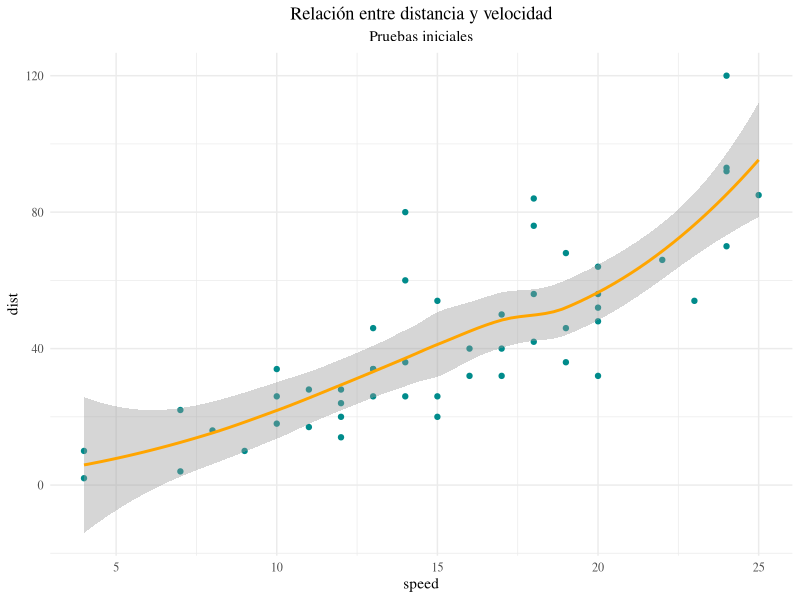

This figure's R source: (Note: this script raises an error after producing the figure.)
## ---- chunk 1
library(dplyr)
library(ggplot2)


cars %>% ggplot(aes(speed, dist))+
  geom_point(color = "cyan4", aplha = 0.4)+
  geom_smooth(color = "orange1")+
  labs(title = "Relación entre distancia y velocidad",
       subtitle = "Pruebas iniciales")+
  theme_minimal()+
  theme(text = element_text(family = "serif"),
        plot.title = element_text(hjust = 0.5),
        plot.subtitle = element_text(hjust = 0.5))
## ---- chunk 2
cars %>% ggplot(aes(spped))+
geomhistogram()
